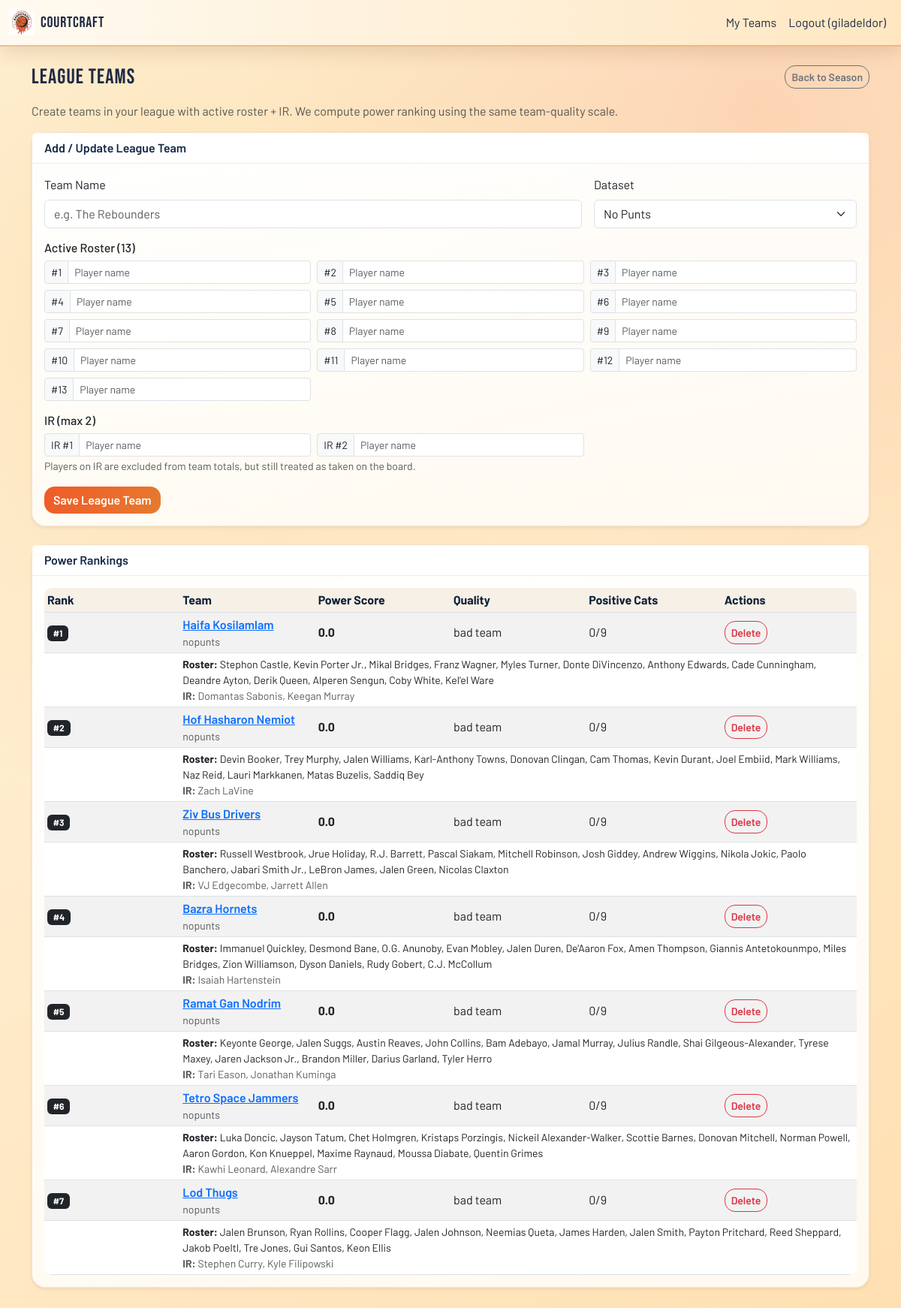
The app's page /season/25-26/league-teams (signed in) with its own data.
### tables this page shows
CREATE TABLE league_teams (
                id INTEGER PRIMARY KEY AUTOINCREMENT,
                season TEXT NOT NULL,
                team_name TEXT NOT NULL,
                players TEXT NOT NULL,
                ir_players TEXT NOT NULL,
                data_type TEXT NOT NULL,
                created_at TEXT NOT NULL
            , user_id INTEGER);

### app.py (the view, shortened to what this page needs)
@app.route("/season/<season>/league-teams", methods=["GET", "POST"])
def league_teams_page(season):
    formatted = season.replace("-", "/")
    user_id = session.get("user_id")
    form_data_type = request.form.get("data_type", "nopunts") if request.method == "POST" else "nopunts"
    form_team_name = (request.form.get("team_name") or "").strip() if request.method == "POST" else ""
    form_players = [request.form.get(f"player{i}", "").strip() for i in range(1, 14)] if request.method == "POST" else [""] * 13
    form_ir_players = [request.form.get("ir1", "").strip(), request.form.get("ir2", "").strip()] if request.method == "POST" else ["", ""]
    edit_team_id = (request.form.get("edit_team_id") or "").strip() if request.method == "POST" else (request.args.get("edit") or "").strip()
    rows = []
    if user_id:
        db = get_db()
        rows = list(db.execute(
            "SELECT id, team_name, players, ir_players, data_type, created_at FROM league_teams WHERE season=? AND (user_id=? OR user_id IS NULL) ORDER BY created_at DESC",
            (season, user_id),
        ).fetchall())
    if user_id:
        my_row = db.execute(
            "SELECT players, ir_players, data_type, created_at FROM teams WHERE user_id=? AND season=? ORDER BY datetime(created_at) DESC LIMIT 1",
            (user_id, season),
        ).fetchone()
    power_rankings = _compute_league_power_rankings(season, rows)
    return render_template(
        "league_teams.html",
        season=formatted,
        season_url=season,
        can_manage=bool(user_id),
        data_type=form_data_type,
        form_team_name=form_team_name,
        form_players=form_players,
        form_ir_players=form_ir_players,
        edit_team_id=edit_team_id,
        power_rankings=power_rankings,
    )

### app.py (called while the page is built, shortened)
def get_db():
    conn = sqlite3.connect(DATABASE)
    conn.row_factory = sqlite3.Row
    return conn

@app.context_processor
def inject_globals():
    return {
        'current_year': datetime.now().year,
        'logged_in_user': session.get("user"),
        'player_headshot_url': player_headshot_url,
    }

def _read_rankings_cached(path: str):
    if not path or not os.path.exists(path):
        return None

def _load_df_for_recs(season: str, preferred_type: str):
    order = []
    if preferred_type in ("nopunts","tovpunt"): order.append(preferred_type)
    if "nopunts" not in order: order.append("nopunts")
    if "tovpunt" not in order: order.append("tovpunt")
    for t in order:
        try:
            path = os.path.join(os.path.dirname(__file__), data_dirs[t], data_files[season][t])
        except KeyError:
            continue
        df = _read_rankings_cached(path)
        if df is not None:
            return df, t
    return None, preferred_type or "nopunts"

def _team_quality_label(count_positive: int) -> str:
    return "bad team" if count_positive < 2 else (
        "ok team" if count_positive < 3 else (
            "good team" if count_positive < 4 else "great team"
        )
    )

def _load_df_for_exact_type(season: str, data_type: str):
    try:
        path = os.path.join(os.path.dirname(__file__), data_dirs[data_type], data_files[season][data_type])
    except KeyError:
        return None
    return _read_rankings_cached(path)

### templates/league_teams.html (shortened to what this page needs)
{% extends 'base.html' %}
{% block content %}
<div class="d-flex justify-content-between align-items-center mb-3">
  <h3 class="mb-0">League Teams</h3>
  <a href="{{ url_for('season_page', season=season_url) }}" class="btn btn-outline-secondary btn-sm">Back to Season</a>
</div>
<p class="text-muted">Create teams in your league with active roster + IR. We compute power ranking using the same team-quality scale.</p>
<form method="post" class="card shadow-sm mb-4" {% if not can_manage %}style="opacity:.65;pointer-events:none;"{% endif %}>
  <div class="card-header fw-semibold">{% if edit_team_id %}Edit League Team{% else %}Add / Update League Team{% endif %}</div>
  <div class="card-body">
    <div class="row g-3 mb-3">
      <div class="col-12 col-md-8">
        <label class="form-label">Team Name</label>
        <input type="text" name="team_name" class="form-control" placeholder="e.g. The Rebounders" value="{{ form_team_name or '' }}" required>
      </div>
      <div class="col-12 col-md-4">
        <label class="form-label">Dataset</label>
        <select name="data_type" class="form-select">
          <option value="nopunts" {% if data_type == 'nopunts' %}selected{% endif %}>No Punts</option>
        </select>
      </div>
    </div>
    <div class="mb-3">
      <h6>Active Roster (13)</h6>
      <div class="row g-2">
        {% for i in range(1,14) %}
          {% set val = (form_players[i-1] if form_players and form_players|length >= i else '') %}
          <div class="col-12 col-sm-6 col-lg-4">
            <div class="input-group input-group-sm">
              <span class="input-group-text">#{{ i }}</span>
              <input name="player{{ i }}" value="{{ val }}" class="form-control" list="allPlayers" autocomplete="off" placeholder="Player name">
            </div>
          </div>
        {% endfor %}
      </div>
    </div>
    <div class="mb-3">
      <h6>IR (max 2)</h6>
      <div class="row g-2">
        <div class="col-12 col-sm-6 col-lg-4">
          <div class="input-group input-group-sm">
            <span class="input-group-text">IR #1</span>
            <input name="ir1" value="{{ form_ir_players[0] if form_ir_players else '' }}" class="form-control" list="allPlayers" autocomplete="off" placeholder="Player name">
          </div>
        </div>
        <div class="col-12 col-sm-6 col-lg-4">
          <div class="input-group input-group-sm">
            <span class="input-group-text">IR #2</span>
            <input name="ir2" value="{{ form_ir_players[1] if form_ir_players and form_ir_players|length > 1 else '' }}" class="form-control" list="allPlayers" autocomplete="off" placeholder="Player name">
          </div>
        </div>
      </div>
      <small class="text-muted">Players on IR are excluded from team totals, but still treated as taken on the board.</small>
    </div>
    <button type="submit" class="btn btn-primary">{% if edit_team_id %}Update Team{% else %}Save League Team{% endif %}</button>
  </div>
</form>
<div class="card shadow-sm mb-4">
  <div class="card-header fw-semibold">Power Rankings</div>
  <div class="card-body">
    {% if power_rankings and power_rankings|length > 0 %}
      <div class="table-responsive">
        <table class="table table-striped table-sm align-middle mb-0">
          <thead>
            <tr>
              <th>Rank</th>
              <th>Team</th>
              <th>Power Score</th>
              <th>Quality</th>
              <th>Positive Cats</th>
              <th>Actions</th>
            </tr>
          </thead>
          <tbody>
            {% for t in power_rankings %}
              <tr>
                <td><span class="badge text-bg-dark">#{{ t.power_rank }}</span></td>
                <td>
                  <div class="fw-semibold">
                    {% if t.is_my_team %}
                      {{ t.team_name }} <span class="badge text-bg-primary ms-1">Assemble Team</span>
                    {% else %}
                      <a href="{{ url_for('league_teams_page', season=season_url, edit=t.id) }}">{{ t.team_name }}</a>
                    {% endif %}
                  </div>
                  <div class="small text-muted">{{ t.data_type }}</div>
                </td>
                <td><strong>{{ t.power_score }}</strong></td>
                <td>{{ t.analysis }}</td>
                <td>{{ t.positive_cats }}/9</td>
                <td>
                  {% if t.is_my_team %}
                    <span class="text-muted small">Manage in Assemble Team</span>
                  {% else %}
                    <form method="post" class="d-inline">
                      <button type="submit" class="btn btn-sm btn-outline-danger">Delete</button>
                    </form>
                  {% endif %}
                </td>
              </tr>
              <tr>
                <td></td>
                <td colspan="5">
                  <div class="small"><strong>Roster:</strong> {{ t.players|join(', ') if t.players else '-' }}</div>
                  <div class="small text-muted"><strong>IR:</strong> {{ t.ir_players|join(', ') if t.ir_players else '-' }}</div>
                </td>
              </tr>
            {% endfor %}
          </tbody>
        </table>
      </div>
    {% else %}
      <div class="text-muted">No league teams saved yet.</div>
    {% endif %}
  </div>
</div>
{% endblock %}

### static/css/courtcraft.css (style rules this page uses)
:root { --court-ink: #1f2a44; --court-deep: #2b3e62; --court-orange: #f05a28; --court-gold: #f5b448; --court-light: #fff8eb; --court-wood: #d89e64; --accent-white: #ffffff; }
html, body { margin: 0; padding: 0; width: 100%; min-height: 100%; }
body { display: flex; flex-direction: column; background: radial-gradient(circle at 20% 20%, rgba(245, 180, 72, 0.24), transparent 42%), radial-gradient(circle at 84% 8%, rgba(240, 90, 40, 0.17), transparent 36%), linear-gradient(140deg, #fff6e3 0%, #ffe9c6 54%, #ffe0b2 100%); color: #1f2a44; font-family: 'Barlow', sans-serif; }
h1, h2, h3, h4, h5, .navbar-brand span { font-family: 'Bebas Neue', sans-serif; letter-spacing: 0.04em; }
.card { border-radius: 18px; border: 1px solid rgba(192, 133, 71, 0.22); background: linear-gradient(170deg, rgba(255,255,255,0.98), rgba(255,250,242,0.96)); box-shadow: 0 12px 28px rgba(114, 67, 30, 0.16); }
.card-header { border-bottom: 1px solid rgba(14, 28, 47, 0.08); background: rgba(255, 255, 255, 0.85); color: #132947; }
.btn { border-radius: 14px; font-weight: 600; }
.btn-primary { background: linear-gradient(120deg, #f05a28, #e57b2f); border: none; }
.table { width: 100%; border-collapse: collapse; direction: ltr !important; background: rgba(255,255,255,0.97); border-radius: 10px; overflow: hidden; table-layout: fixed; }
.table th { background: #f7f0e6; color: #0f223a; }
.table td.text-truncate, .table th { white-space: nowrap; overflow: hidden; text-overflow: ellipsis; }

### records on screen
league_teams: power_rank "1", team_name "Haifa Kosilamlam", data_type "nopunts", power_score "0.0", analysis "bad team", positive_cats "0", players "Stephon Castle, Kevin Porter Jr., Mikal Bridges, Franz Wagner, Myles Turner, Donte DiVincenzo, Anthony Edwards, Cade Cunningham, Deandre Ayton, Derik Queen, Alperen Sengun, Coby White, Kel'el Ware", ir_players "Domantas Sabonis, Keegan Murray"
league_teams: power_rank "2", team_name "Hof Hasharon Nemiot", data_type "nopunts", power_score "0.0", analysis "bad team", positive_cats "0", players "Devin Booker, Trey Murphy, Jalen Williams, Karl-Anthony Towns, Donovan Clingan, Cam Thomas, Kevin Durant, Joel Embiid, Mark Williams, Naz Reid, Lauri Markkanen, Matas Buzelis, Saddiq Bey", ir_players "Zach LaVine"
league_teams: power_rank "3", team_name "Ziv Bus Drivers", data_type "nopunts", power_score "0.0", analysis "bad team", positive_cats "0", players "Russell Westbrook, Jrue Holiday, R.J. Barrett, Pascal Siakam, Mitchell Robinson, Josh Giddey, Andrew Wiggins, Nikola Jokic, Paolo Banchero, Jabari Smith Jr., LeBron James, Jalen Green, Nicolas Claxton", ir_players "VJ Edgecombe, Jarrett Allen"
league_teams: power_rank "4", team_name "Bazra Hornets", data_type "nopunts", power_score "0.0", analysis "bad team", positive_cats "0", players "Immanuel Quickley, Desmond Bane, O.G. Anunoby, Evan Mobley, Jalen Duren, De'Aaron Fox, Amen Thompson, Giannis Antetokounmpo, Miles Bridges, Zion Williamson, Dyson Daniels, Rudy Gobert, C.J. McCollum", ir_players "Isaiah Hartenstein"
league_teams: power_rank "5", team_name "Ramat Gan Nodrim", data_type "nopunts", power_score "0.0", analysis "bad team", positive_cats "0", players "Keyonte George, Jalen Suggs, Austin Reaves, John Collins, Bam Adebayo, Jamal Murray, Julius Randle, Shai Gilgeous-Alexander, Tyrese Maxey, Jaren Jackson Jr., Brandon Miller, Darius Garland, Tyler Herro", ir_players "Tari Eason, Jonathan Kuminga"
league_teams: power_rank "6", team_name "Tetro Space Jammers", data_type "nopunts", power_score "0.0", analysis "bad team", positive_cats "0", players "Luka Doncic, Jayson Tatum, Chet Holmgren, Kristaps Porzingis, Nickeil Alexander-Walker, Scottie Barnes, Donovan Mitchell, Norman Powell, Aaron Gordon, Kon Knueppel, Maxime Raynaud, Moussa Diabate, Quentin Grimes", ir_players "Kawhi Leonard, Alexandre Sarr"
league_teams: power_rank "7", team_name "Lod Thugs", data_type "nopunts", power_score "0.0", analysis "bad team", positive_cats "0", players "Jalen Brunson, Ryan Rollins, Cooper Flagg, Jalen Johnson, Neemias Queta, James Harden, Jalen Smith, Payton Pritchard, Reed Sheppard, Jakob Poeltl, Tre Jones, Gui Santos, Keon Ellis", ir_players "Stephen Curry, Kyle Filipowski"

### other values on screen
{{ logged_in_user }} "giladeldor"
{{ i }} "1" "2" "3" "4" "5" "6" "7" "8" "9" "10" "11" "12" "13"
